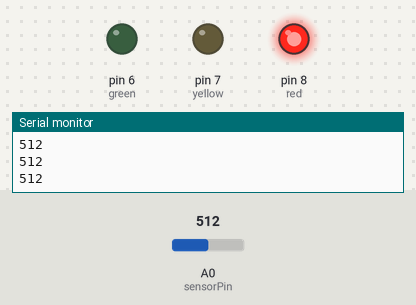
This sketch was run on a simulated Arduino Uno, built with avr-gcc and run on an emulated ATmega328P. On the bench: output pins drawn as LEDs (lit = HIGH), the last lines printed to the serial monitor. The test bench sets the inputs (shaded band); at power-on: A0 (sensorPin) = 512.

Above: at 1.2 s.
1.3 s: A0 (sensorPin) set to 177
2.8 s: A0 (sensorPin) set to 154
At 4.0 s:
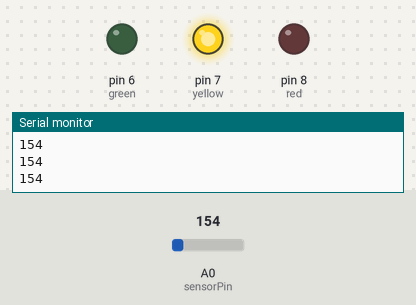
4.3 s: A0 (sensorPin) set to 97
5.8 s: A0 (sensorPin) set to 84
At 6.6 s:
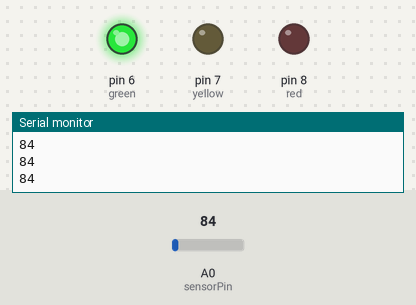
7.3 s: A0 (sensorPin) set to 11
8.8 s: A0 (sensorPin) set to 8
At 10.2 s:
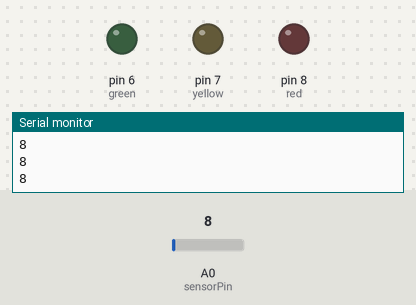
Timing chart, 0 to 11.3 s (numbered marks = the images above; inputs shaded):
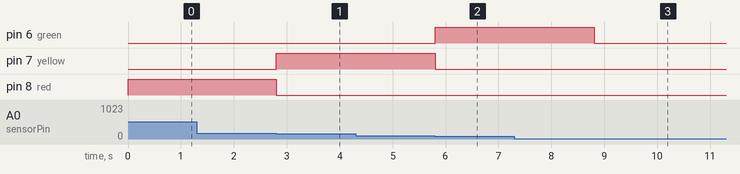

Measured:
- the behaviour switches between 170 and 169 on A0 (sensorPin) (found by bisection; images 0 and 1)
- the behaviour switches between 90 and 89 on A0 (sensorPin) (found by bisection; images 1 and 2)
- the behaviour switches between 10 and 9 on A0 (sensorPin) (found by bisection; images 2 and 3)
- after the input at 2.8 s, pin 7 (yellow): LOW → HIGH at once; pin 8 (red): HIGH → LOW at once
- after the input at 5.8 s, pin 6 (green): LOW → HIGH at once; pin 7 (yellow): HIGH → LOW at once
- after the input at 8.8 s, pin 6 (green): HIGH → LOW at once

The sketch:

flameSensor.ino
```cpp
int read;
int sensorPin=A0;
int green=6;
int yellow=7;
int red=8;
void setup() {
  pinMode(green,OUTPUT);
  pinMode(yellow,OUTPUT);
  pinMode(red,OUTPUT);
  Serial.begin(9600);

}

void loop() {
 read=analogRead(sensorPin);
 Serial.println(read);
  if(read<10){
  digitalWrite(green,LOW);
  digitalWrite(yellow,LOW);
  digitalWrite(red,LOW);
 }
 if(read>15&&read<90){
  digitalWrite(green,HIGH);
  digitalWrite(yellow,LOW);
  digitalWrite(red,LOW);
 }
   if(read>90&&read<170){
  digitalWrite(green,LOW);
  digitalWrite(yellow,HIGH);
  digitalWrite(red,LOW);
 }
   if(read>170){
  digitalWrite(green,LOW);
  digitalWrite(yellow,LOW);
  digitalWrite(red,HIGH);
 }
 delay(200);
}
```
